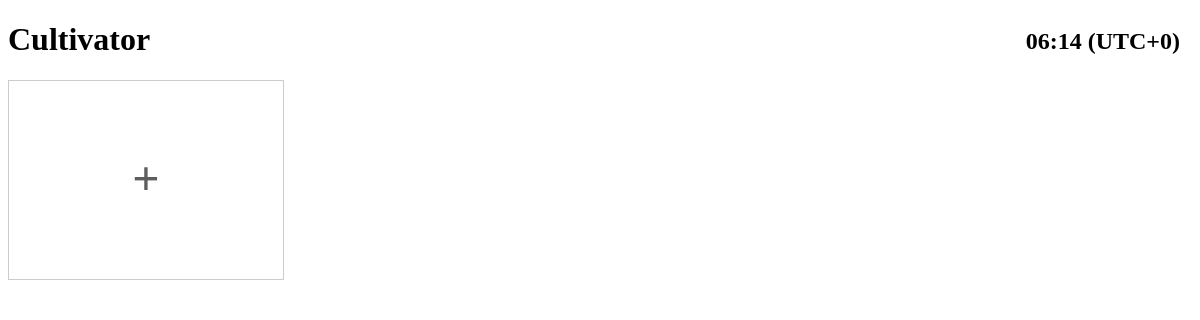
/, run on an earlier commit of the app's database.
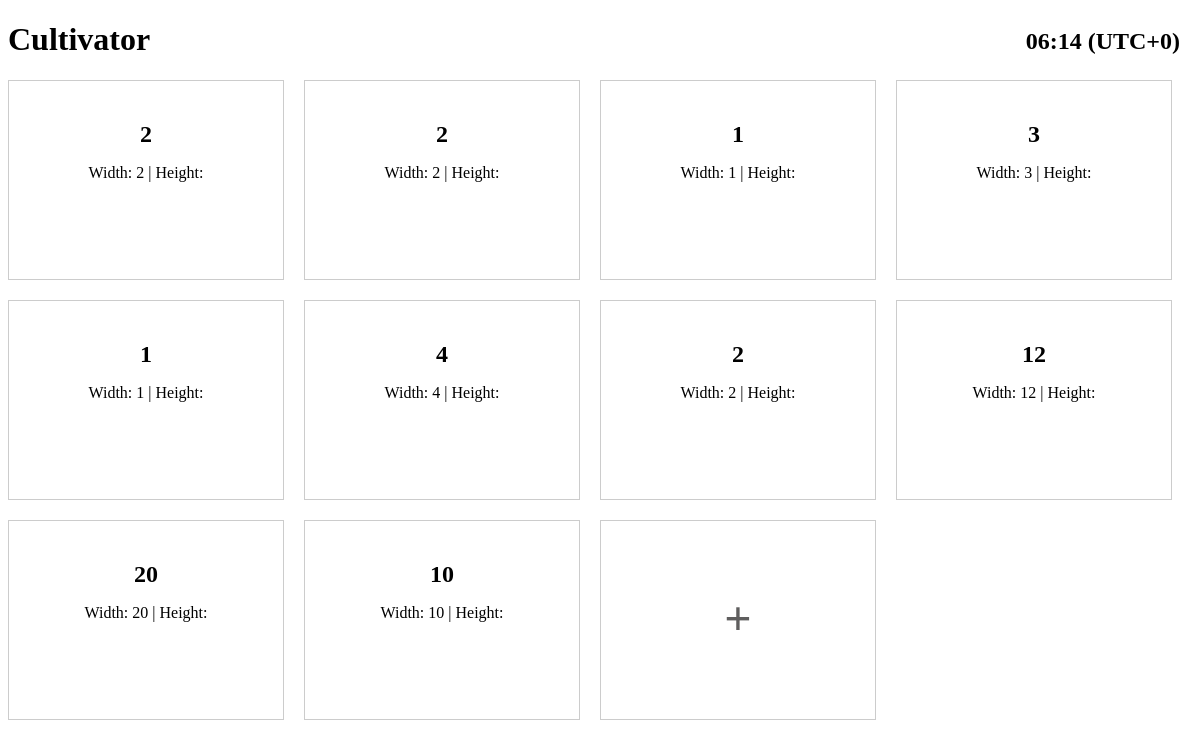
And on a later commit of the database.
### tables this page shows
CREATE TABLE crop_grids (
                        id INTEGER PRIMARY KEY AUTOINCREMENT,
                        width INTEGER NOT NULL,
                        height INTEGER NOT NULL
                     );

### main.py (the view)
@app.route('/')
def index():
    db = get_db()
    c = db.cursor()
    c.execute('''SELECT * FROM crop_grids ORDER BY id DESC''')
    grids = c.fetchall()
    return render_template('index.html', grids=grids)

### main.py (called while the page is built)
def get_db():
    db = getattr(g, '_database', None)
    if db is None:
        db = g._database = sqlite3.connect(app.config['DATABASE'])
    return db

@app.teardown_appcontext
def close_connection(exception):
    db = getattr(g, '_database', None)
    if db is not None:
        db.close()

### templates/index.html (shortened to what this page needs)
<!DOCTYPE html>
<html>
<head>
</head>
<body>
    <h1>Cultivator</h1>
    <div id="clock"></div>
    <div class="grid-container">
        {% for grid in grids %}
            <div class="grid-item" id="grid{{ grid[0] }}">
                <h2>{{ grid[1] }}</h2>
                <p>Width: {{ grid[2] }} | Height: {{ grid[3] }}</p>
            </div>
        {% endfor %}
        <div class="grid-item">
            <div class="add-button-container" id="addButton">
                <div class="add-button">+</div>
            </div>
        </div>
    </div>
</body>
</html>

### templates/index.html (style rules this page uses)
.grid-container { display: flex; flex-wrap: wrap; gap: 20px; position: relative; }
.grid-item { border: 1px solid #ccc; padding: 20px; width: calc(25% - 20px); height: 200px; box-sizing: border-box; text-decoration: none; color: black; text-align: center; position: relative; overflow: hidden; }
.grid-item h2 { margin-bottom: 5px; }
.grid-item p { margin-bottom: 15px; }
.add-button-container { position: absolute; text-decoration: none; cursor: pointer; width: calc(25% - 20px); height: 200px; box-sizing: border-box; text-align: center; display: flex; justify-content: center; align-items: center; bottom: 0; left: 0; right: 0; margin: auto; }
.add-button { font-size: 48px; line-height: 1; font-weight: bold; color: rgb(95, 94, 94) }
#clock { position: absolute; top: 28px; right: 20px; font-size: 24px; font-weight: bold; }

What changed in the data, as far as the page shows it:
added crop_grids: width "2", height "2"
added crop_grids: width "2", height "2"
added crop_grids: width "1", height "1"
added crop_grids: width "3", height "3"
added crop_grids: width "1", height "1"
added crop_grids: width "4", height "4"
added crop_grids: width "2", height "2"
added crop_grids: width "12", height "12"
added crop_grids: width "20", height "20"
added crop_grids: width "10", height "10"
